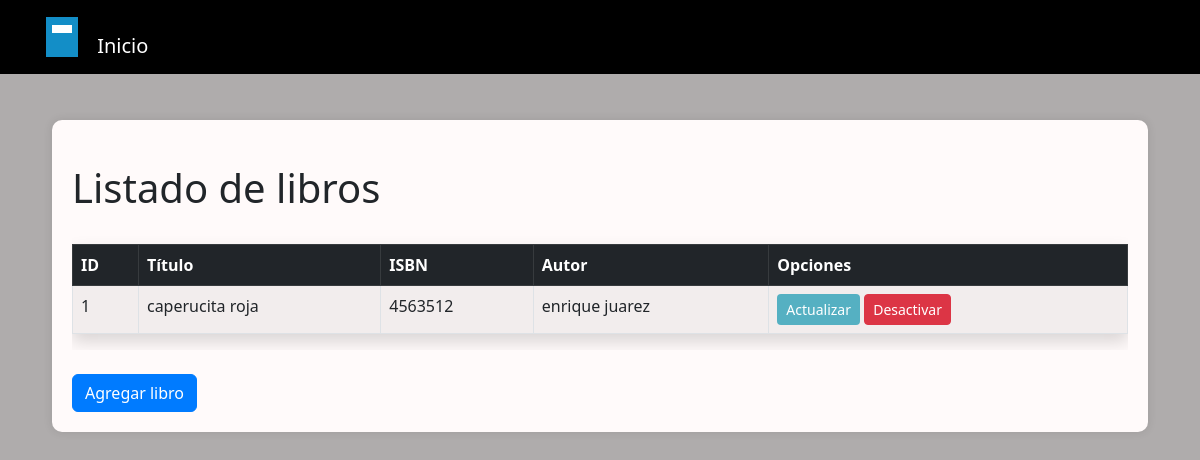
The page /biblioteca/libros/listado/ on the database as committed earlier.
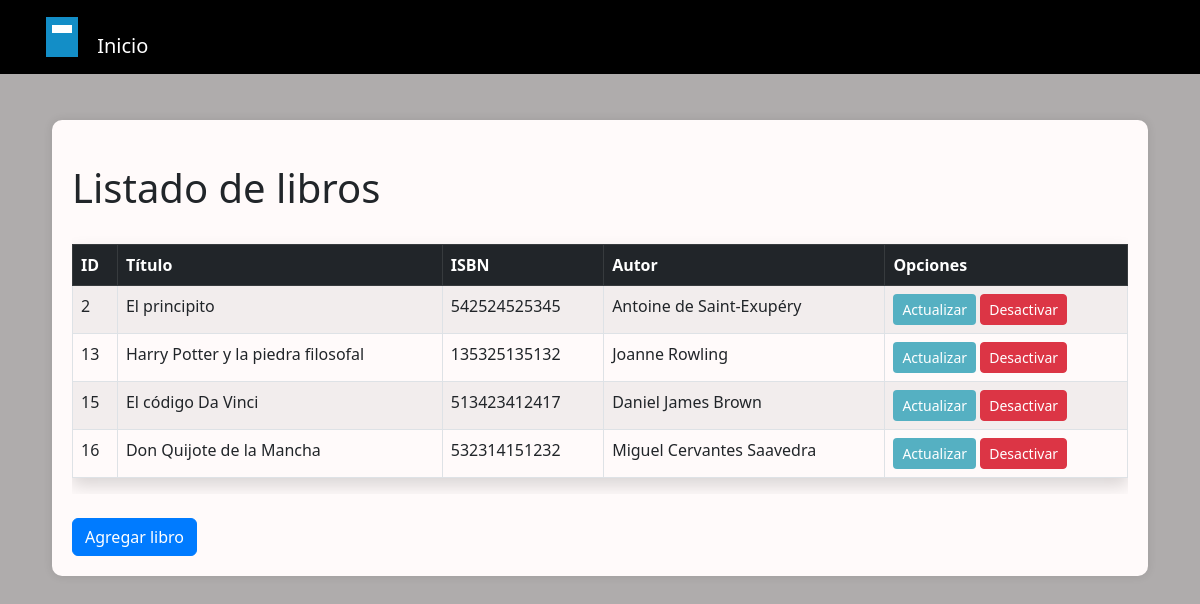
The same page on the database as committed later.
### biblioteca/models.py (models this page shows, shortened)
class Libro(models.Model):
    titulo = models.CharField(max_length=30)
    descripcion = models.CharField(max_length=255)
    isbn = models.IntegerField()
    autor = models.ForeignKey(Autor,related_name="libros",on_delete=models.CASCADE)
    activo = models.BooleanField(default=True)

class Autor(models.Model):
    nombre = models.CharField(max_length=30)
    apellido = models.CharField(max_length=30)
    nacionalidad = models.CharField(max_length=60)
    activo = models.BooleanField(default=True)
    def __str__(self):
        return f"{self.nombre} {self.apellido}"

### biblioteca/views.py (the view)
# urls.py: path('libros/listado/',listado_libros, name='listado_libros'),
def listado_libros(request):
    listado_libros = Libro.objects.all()
    context = {"listado_libros" : listado_libros}
    return render(request, "biblioteca/listado_libros.html", context )

### biblioteca/templates/biblioteca/listado_libros.html (shortened to what this page needs)
{% load static %}
<!DOCTYPE html>
<html lang="en">
<head>
  <link rel="stylesheet" href="{% static 'css/bootstrap.min.css' %}">
  <link rel="stylesheet" href="{% static 'css/propios.css' %}">
</head>
<body>
  <nav class="navbar navbar-expand-lg navbar-dark bg-black fixed-top">
    <div class="container">
      <a class="navbar-brand" href="{% url 'pagina_principal' %}">
        <span class="logo-icon"></span>
        Inicio
      </a>
    </div>
  </nav>
  <div class="container mt-4">
    <div class="content-container">
      <h1 class="mt-4">Listado de libros</h1>
      <div class="table-responsive">
        <table class="table table-bordered table-striped table-hover mt-4 shadow">
          <thead class="table-dark">
            <tr>
              <th>ID</th>
              <th>Título</th>
              <th>ISBN</th>
              <th>Autor</th>
              <th>Opciones</th>
            </tr>
          </thead>
          <tbody>
            {% for libro in listado_libros %}
            <tr>
              <td>{{ libro.id }}</td>
              <td>{{ libro.titulo }}</td>
              <td>{{ libro.isbn }}</td>
              <td>{{ libro.autor }}</td>
              <td>
                <a href="{% url 'actualizar_libro' libro.id %}" class="btn btn-celeste-claro btn-sm">Actualizar</a>
                {% if libro.activo %}
                <a href="{% url 'desactivar_libro' libro.id %}" class="btn btn-danger btn-sm">Desactivar</a>
                {% else %}
                <a href="{% url 'activar_libro' libro.id %}" class="btn btn-success btn-sm">Activar</a>
                {% endif %}
              </td>
            </tr>
            {% endfor %}
          </tbody>
        </table>
      </div>
      <br>
      <a href="{% url 'nuevo_libro' %}" class="btn btn-primary">Agregar libro</a>
    </div>
  </div>
</body>
</html>

Rows that differ between the two databases and show on the page:
removed Libro: id "1", titulo "caperucita roja", isbn "4563512", autor "enrique juarez", activo "Desactivar"
added Libro: id "2", titulo "El principito", isbn "542524525345", autor "Antoine de Saint-Exupéry", activo "Desactivar"
added Libro: id "13", titulo "Harry Potter y la piedra filosofal", isbn "135325135132", autor "Joanne Rowling", activo "Desactivar"
added Libro: id "15", titulo "El código Da Vinci", isbn "513423412417", autor "Daniel James Brown", activo "Desactivar"
added Libro: id "16", titulo "Don Quijote de la Mancha", isbn "532314151232", autor "Miguel Cervantes Saavedra", activo "Desactivar"
